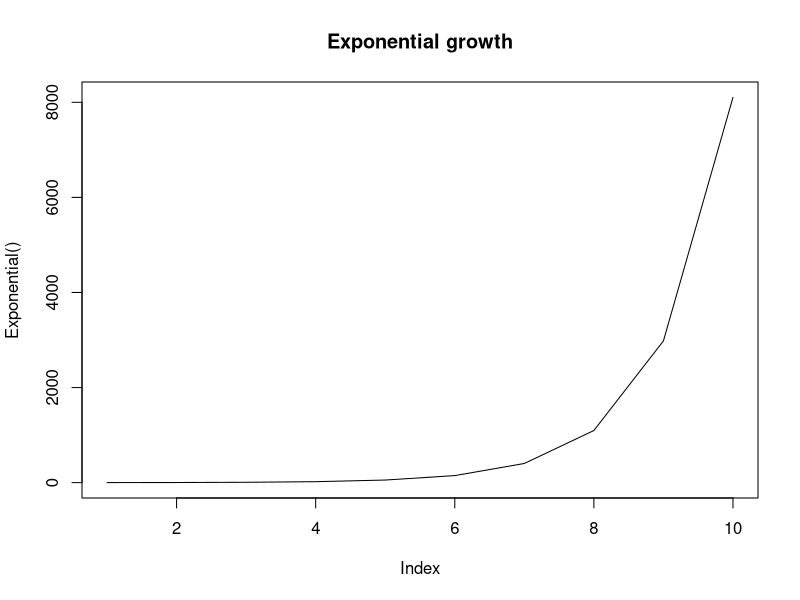

R code for this plot:
#!/usr/bin/Rscript --vanilla
# Author: Izie Wood
# Desc: Script demonstrating browser function in R
# Date: Oct 2021

Exponential <- function(N0 = 1, r = 1, generations = 10){
    # Runs a simulation of exponential growth
    # Returns a vector of length generations 

    N <- rep(NA, generations) # Creates a vector of NA

    N[1] <- N0
    for (t in 2:generations){
        N[t] <- N[t - 1] * exp(r)
        browser()
    }
    return(N)
}

plot(Exponential(), type="l", main="Exponential growth")